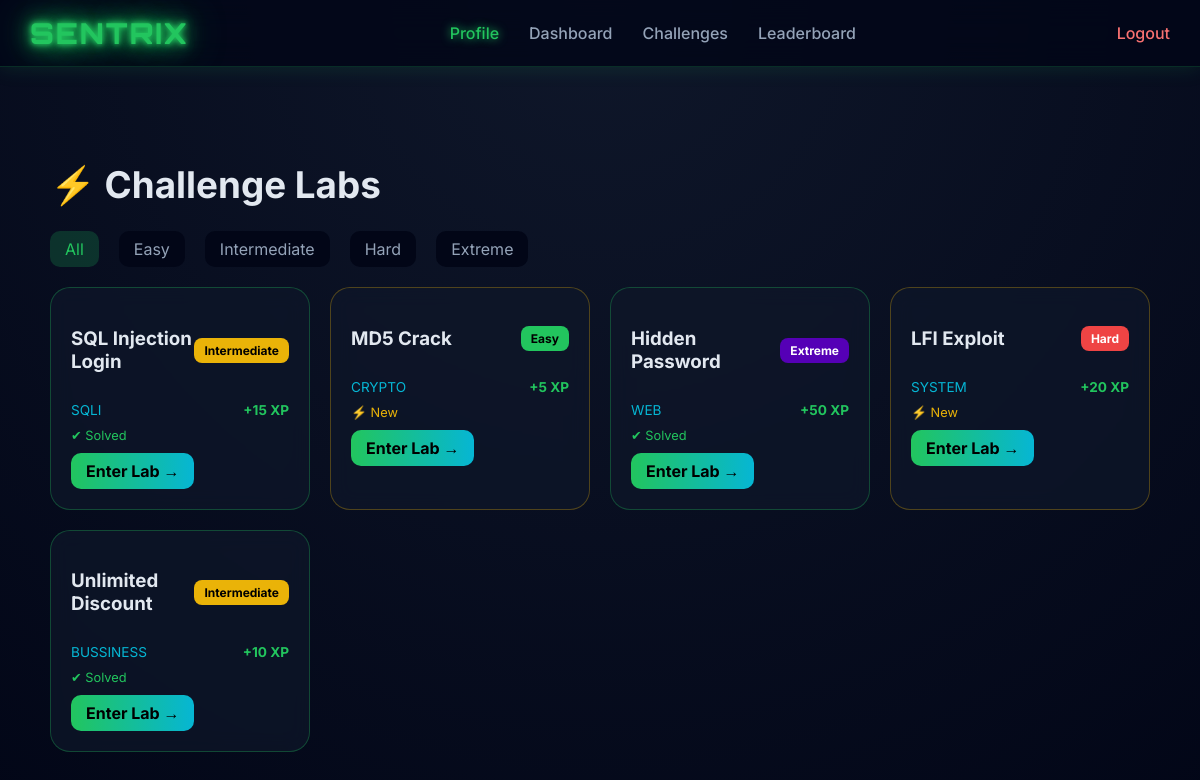
/public/challenges.php, run on the app's committed database.
### tables this page shows
CREATE TABLE `challenges` (
  `id` int(11) NOT NULL,
  `title` varchar(255) DEFAULT NULL,
  `description` text DEFAULT NULL,
  `type` varchar(50) DEFAULT NULL,
  `difficulty` varchar(20) DEFAULT NULL,
  `points` int(11) DEFAULT 10,
  `correct_answer` varchar(255) DEFAULT NULL,
  `explanation` text DEFAULT NULL,
  `created_at` timestamp NOT NULL DEFAULT current_timestamp()
);

### app/models/Challenge.php (called while the page is built, shortened)
<?php
class Challenge {
    private $conn;
    public function __construct($db) {
        $this->conn = $db;
    }
    public function getAll() {
        $stmt = $this->conn->prepare("SELECT * FROM challenges");
        $stmt->execute();
        return $stmt->fetchAll(PDO::FETCH_ASSOC);
    }
}

### public/challenges.php (the view, shortened to what this page needs)
<?php
require_once __DIR__ . '/../views/header.php';
require_once __DIR__ . '/../app/models/Challenge.php';
$db = new Database();
$conn = $db->connect();
$challengeModel = new Challenge($conn);
$difficulty = $_GET['difficulty'] ?? 'all';
if ($difficulty === 'all') {
    $challenges = $challengeModel->getAll();
} else {
    $challenges = $challengeModel->getByDifficulty($difficulty);
}
?>
<main class="ix-container">
<h1 class="ix-title">⚡ Challenge Labs</h1>
<div class="challenge-filter">
  <a href="?difficulty=all" class="filter-btn <?= $difficulty=='all'?'active':'' ?>">All</a>
  <a href="?difficulty=easy" class="filter-btn <?= $difficulty=='easy'?'active':'' ?>">Easy</a>
  <a href="?difficulty=intermediate" class="filter-btn <?= $difficulty=='intermediate'?'active':'' ?>">Intermediate</a>
  <a href="?difficulty=hard" class="filter-btn <?= $difficulty=='hard'?'active':'' ?>">Hard</a>
  <a href="?difficulty=extreme" class="filter-btn <?= $difficulty=='extreme'?'active':'' ?>">Extreme</a>
</div>
<div class="challenge-grid">
<?php foreach ($challenges as $c):
  $cardDifficulty = strtolower($c['difficulty'] ?? 'easy');
  $points = $c['points'] ?? 10;
  $status = rand(0,1) ? "solved" : "new";
?>
  <div class="challenge-card <?= $status ?>">
    <div class="challenge-header">
      <h3><?= htmlspecialchars($c['title']) ?></h3>
      <span class="badge <?= $cardDifficulty ?>">
        <?= ucfirst($cardDifficulty) ?>
      </span>
    </div>
    <div class="challenge-meta">
      <span class="type"><?= strtoupper($c['type']) ?></span>
      <span class="points">+<?= $points ?> XP</span>
    </div>
    <div class="challenge-status <?= $status ?>">
      <?= $status === 'solved' ? '✔ Solved' : '⚡ New' ?>
    </div>
    <a href="/Sentrix/public/challenge.php?id=<?= $c['id'] ?>" class="challenge-btn">
      Enter Lab →
    </a>
  </div>
<?php endforeach; ?>
</div>
</main>
<?php require_once __DIR__ . '/../views/footer.php'; ?>

### views/header.php (shortened to what this page needs)
<!DOCTYPE html>
<html>
<head>
  <link rel="stylesheet" href="/sentrix/css/style.css?v=99">
</head>
<body>
<nav class="nav">
  <div class="nav-left">
    <span class="logo">SENTRIX</span>
  </div>
  <div class="nav-center">
    <a href="/Sentrix/public/user.php" class="nav-link active" >Profile</a>
    <a href="/Sentrix/public/index.php" class="nav-link">Dashboard</a>
    <a href="/Sentrix/public/challenges.php" class="nav-link">Challenges</a>
    <a href="/Sentrix/public/leaderboard.php" class="nav-link">Leaderboard</a>
  </div>
  <div class="nav-right">
    <a href="logout.php" class="nav-link logout">Logout</a>
  </div>
</nav>
<div class="content">

### views/footer.php (shortened to what this page needs)
</div>
</body>
</html>

### css/style.css (style rules this page uses)
body { margin: 0; font-family: 'Inter', sans-serif; background: radial-gradient(circle at top, #0f172a, #020617); color: #e2e8f0; overflow-x: hidden; }
.ix-container { max-width: 1200px; margin: auto; padding: 40px 20px; }
.ix-title { font-size: 2.3rem; font-weight: 700; }
.nav { overflow: hidden; position: sticky; top: 0; z-index: 1000; display: flex; justify-content: space-between; align-items: center; padding: 15px 30px; background: rgba(2, 6, 23, 0.8); backdrop-filter: blur(15px); border-bottom: 1px solid rgba(34,197,94,0.2); box-shadow: 0 0 20px rgba(34,197,94,0.15); }
.logo { font-family: 'Orbitron', sans-serif; font-size: 1.8rem; font-weight: 800; letter-spacing: 2px; color: #22c55e; text-shadow: 0 0 5px #22c55e, 0 0 10px #22c55e, 0 0 20px #22c55e, 0 0 40px #22c55e; }
.nav-center { display: flex; gap: 30px; }
.nav-link { position: relative; text-decoration: none; color: #94a3b8; font-weight: 500; transition: 0.3s; }
.nav-link::after { content: ''; position: absolute; bottom: -5px; left: 0; width: 0%; height: 2px; background: #22c55e; box-shadow: 0 0 10px #22c55e; transition: 0.3s; }
.nav-link.active { color: #22c55e; text-shadow: 0 0 10px #22c55e; }
.logout { color: #f87171; }
.content { padding: 30px; }
.challenge-filter { margin-bottom: 20px; display: flex; gap: 10px; }
.challenge-grid { display: grid; grid-template-columns: repeat(auto-fit, minmax(250px, 1fr)); gap: 20px; }
.challenge-card { background: rgba(15, 23, 42, 0.7); border: 1px solid rgba(255,255,255,0.05); backdrop-filter: blur(10px); border-radius: 20px; padding: 20px; transition: 0.3s; }
.challenge-header { display: flex; justify-content: space-between; align-items: center; }
.challenge-btn { display: inline-block; padding: 8px 15px; border-radius: 10px; background: linear-gradient(90deg,#22c55e,#06b6d4); color: black; text-decoration: none; font-weight: bold; }
.badge { padding: 5px 10px; border-radius: 8px; font-size: 0.75rem; font-weight: bold; }
.badge.easy { background: #22c55e; color: black; }
.badge.intermediate { background: #eab308; color: black; }
.badge.hard { background: #ef4444; color: white; }
.badge.extreme { background: #5500b6; color: white; }
.challenge-meta { display: flex; justify-content: space-between; margin: 10px 0; font-size: 0.85rem; }
.challenge-meta .type { color: #06b6d4; }
.challenge-meta .points { color: #22c55e; font-weight: bold; }
.challenge-status { font-size: 0.8rem; margin-bottom: 10px; }
.challenge-status.solved { color: #22c55e; }
.challenge-status.new { color: #eab308; }
.challenge-card.solved { border: 1px solid rgba(34,197,94,0.3); }
.challenge-card.new { border: 1px solid rgba(234,179,8,0.3); }
.filter-btn { padding: 8px 15px; border-radius: 10px; background: #020617; color: #94a3b8; text-decoration: none; margin-right: 10px; transition: 0.3s; }
.filter-btn.active { color: #22c55e; background: rgba(34,197,94,0.2); }

### data on the page
challenges: title "SQL Injection Login", difficulty "Intermediate", type "SQLI", points "15", shows "✔ Solved"
challenges: title "MD5 Crack", difficulty "Easy", type "CRYPTO", points "5", shows "⚡ New"
challenges: title "Hidden Password", difficulty "Extreme", type "WEB", points "50", shows "✔ Solved"
challenges: title "LFI Exploit", difficulty "Hard", type "SYSTEM", points "20", shows "⚡ New"
challenges: title "Unlimited Discount", difficulty "Intermediate", type "BUSSINESS", points "10", shows "✔ Solved"
